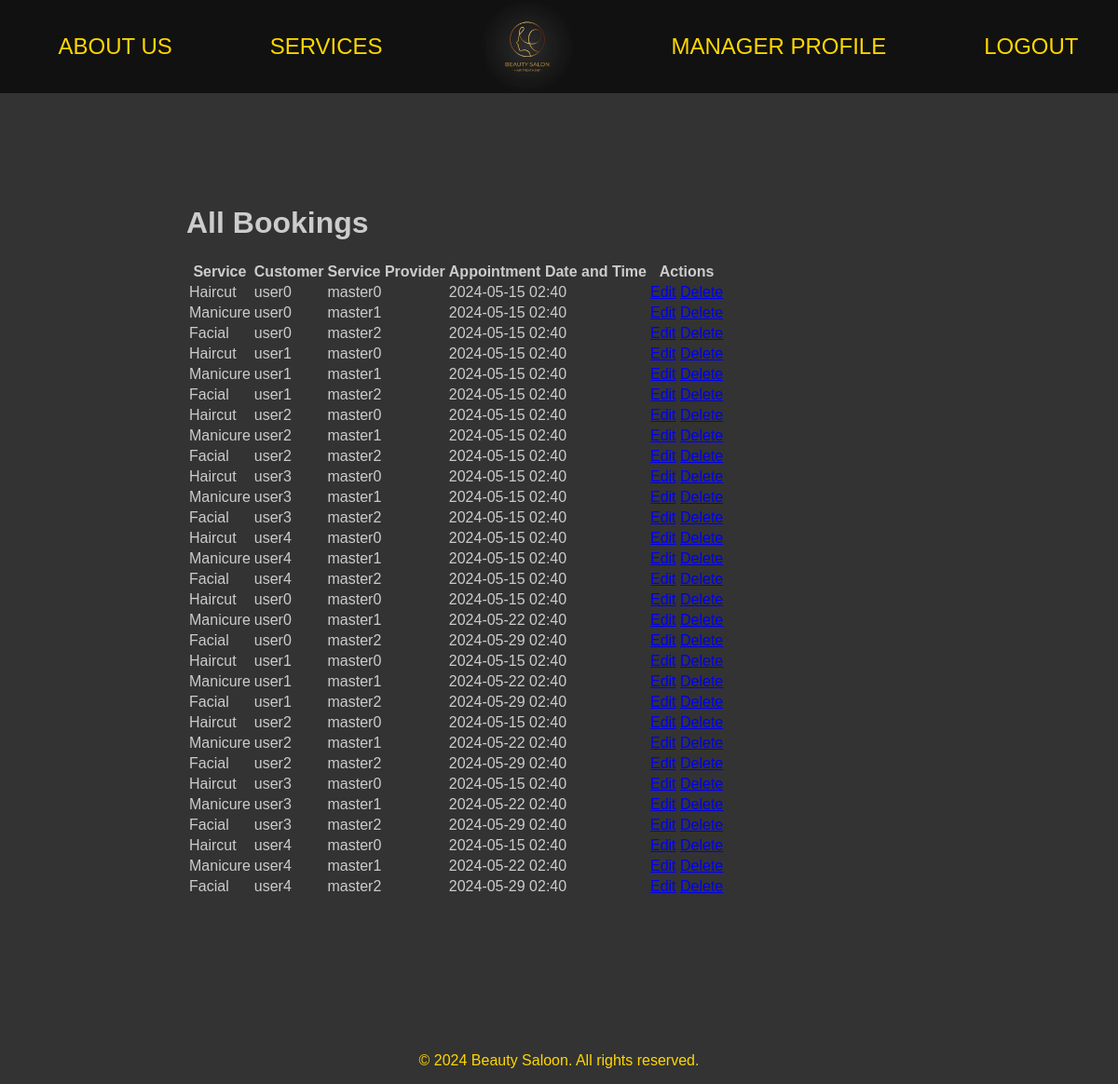
Screenshot of /manager/all_bookings/ (signed in) with the database file from the repository.
### booking/models.py (models this page shows, shortened)
class Booking(models.Model):
    customer = models.ForeignKey(Customer, on_delete=models.CASCADE)
    service = models.ForeignKey(Service, on_delete=models.CASCADE)
    service_provider = models.ForeignKey(ServiceProvider, on_delete=models.CASCADE)
    appointment_datetime = models.DateTimeField(
        default=timezone.now)  # TODO удалить default при релизе, нужен для заполнения бд командой
    created_at = models.DateTimeField(default=timezone.now)

class Service(models.Model):
    name = models.CharField(max_length=100)
    description = models.TextField()
    duration = models.DurationField()
    price = models.DecimalField(max_digits=6, decimal_places=2)

class BaseProfile(models.Model):
    user = models.OneToOneField(User, on_delete=models.CASCADE)
    phone = models.CharField(max_length=20)
    birth_date = models.DateField(null=True, blank=True)
    class Meta:
        abstract = True

class Customer(BaseProfile):
    pass

class ServiceProvider(BaseProfile):
    specialization = models.CharField(max_length=100)
    service = models.ManyToManyField('Service')

### booking/views/booking.py (the view)
# urls.py: path('manager/all_bookings/', all_bookings, name='all_bookings'),
@login_required
@user_passes_test(lambda u: u.is_staff)
def all_bookings(request):
    bookings = Booking.objects.all()
    return render(request, 'profile/all_bookings.html', {'bookings': bookings})

### booking/templates/profile/all_bookings.html
{% extends 'base.html' %}
{% block content %}
<div class="all-bookings-container">
    <h1>All Bookings</h1>
    <table>
        <thead>
            <tr>
                <th>Service</th>
                <th>Customer</th>
                <th>Service Provider</th>
                <th>Appointment Date and Time</th>
                <th>Actions</th>
            </tr>
        </thead>
        <tbody>
            {% for booking in bookings %}
            <tr>
                <td>{{ booking.service.name }}</td>
                <td>{{ booking.customer.user.username }}</td>
                <td>{{ booking.service_provider.user.username }}</td>
                <td>{{ booking.appointment_datetime|date:"Y-m-d H:i" }}</td>
                <td>
                    <a href="{% url 'admin_booking_update' booking.id %}" class="btn btn-primary">Edit</a>
                    <a href="{% url 'admin_booking_delete' booking.id %}" class="btn btn-danger">Delete</a>
                </td>
            </tr>
            {% empty %}
            <tr>
                <td colspan="5">No bookings found.</td>
            </tr>
            {% endfor %}
        </tbody>
    </table>
</div>
{% endblock %}

### booking/static/css/style.css (style rules this page uses)
body { margin: 0; font-family: 'Fira Sans', sans-serif; background-color: #333; color: #ccc; }

### rows the page displays
Booking: service.name "Haircut", customer.user.username "user0", service_provider.user.username "master0", appointment_datetime "2024-05-15 02:40"
Booking: service.name "Manicure", customer.user.username "user0", service_provider.user.username "master1", appointment_datetime "2024-05-15 02:40"
Booking: service.name "Facial", customer.user.username "user0", service_provider.user.username "master2", appointment_datetime "2024-05-15 02:40"
Booking: service.name "Haircut", customer.user.username "user1", service_provider.user.username "master0", appointment_datetime "2024-05-15 02:40"
Booking: service.name "Manicure", customer.user.username "user1", service_provider.user.username "master1", appointment_datetime "2024-05-15 02:40"
Booking: service.name "Facial", customer.user.username "user1", service_provider.user.username "master2", appointment_datetime "2024-05-15 02:40"
Booking: service.name "Haircut", customer.user.username "user2", service_provider.user.username "master0", appointment_datetime "2024-05-15 02:40"
Booking: service.name "Manicure", customer.user.username "user2", service_provider.user.username "master1", appointment_datetime "2024-05-15 02:40"
Booking: service.name "Facial", customer.user.username "user2", service_provider.user.username "master2", appointment_datetime "2024-05-15 02:40"
Booking: service.name "Haircut", customer.user.username "user3", service_provider.user.username "master0", appointment_datetime "2024-05-15 02:40"
Booking: service.name "Manicure", customer.user.username "user3", service_provider.user.username "master1", appointment_datetime "2024-05-15 02:40"
Booking: service.name "Facial", customer.user.username "user3", service_provider.user.username "master2", appointment_datetime "2024-05-15 02:40"
Booking: service.name "Haircut", customer.user.username "user4", service_provider.user.username "master0", appointment_datetime "2024-05-15 02:40"
Booking: service.name "Manicure", customer.user.username "user4", service_provider.user.username "master1", appointment_datetime "2024-05-15 02:40"
Booking: service.name "Facial", customer.user.username "user4", service_provider.user.username "master2", appointment_datetime "2024-05-15 02:40"
Booking: service.name "Haircut", customer.user.username "user0", service_provider.user.username "master0", appointment_datetime "2024-05-15 02:40"
Booking: service.name "Manicure", customer.user.username "user0", service_provider.user.username "master1", appointment_datetime "2024-05-22 02:40"
Booking: service.name "Facial", customer.user.username "user0", service_provider.user.username "master2", appointment_datetime "2024-05-29 02:40"
Booking: service.name "Haircut", customer.user.username "user1", service_provider.user.username "master0", appointment_datetime "2024-05-15 02:40"
Booking: service.name "Manicure", customer.user.username "user1", service_provider.user.username "master1", appointment_datetime "2024-05-22 02:40"
Booking: service.name "Facial", customer.user.username "user1", service_provider.user.username "master2", appointment_datetime "2024-05-29 02:40"
Booking: service.name "Haircut", customer.user.username "user2", service_provider.user.username "master0", appointment_datetime "2024-05-15 02:40"
Booking: service.name "Manicure", customer.user.username "user2", service_provider.user.username "master1", appointment_datetime "2024-05-22 02:40"
Booking: service.name "Facial", customer.user.username "user2", service_provider.user.username "master2", appointment_datetime "2024-05-29 02:40"
Booking: service.name "Haircut", customer.user.username "user3", service_provider.user.username "master0", appointment_datetime "2024-05-15 02:40"
Booking: service.name "Manicure", customer.user.username "user3", service_provider.user.username "master1", appointment_datetime "2024-05-22 02:40"
Booking: service.name "Facial", customer.user.username "user3", service_provider.user.username "master2", appointment_datetime "2024-05-29 02:40"
Booking: service.name "Haircut", customer.user.username "user4", service_provider.user.username "master0", appointment_datetime "2024-05-15 02:40"
Booking: service.name "Manicure", customer.user.username "user4", service_provider.user.username "master1", appointment_datetime "2024-05-22 02:40"
Booking: service.name "Facial", customer.user.username "user4", service_provider.user.username "master2", appointment_datetime "2024-05-29 02:40"
